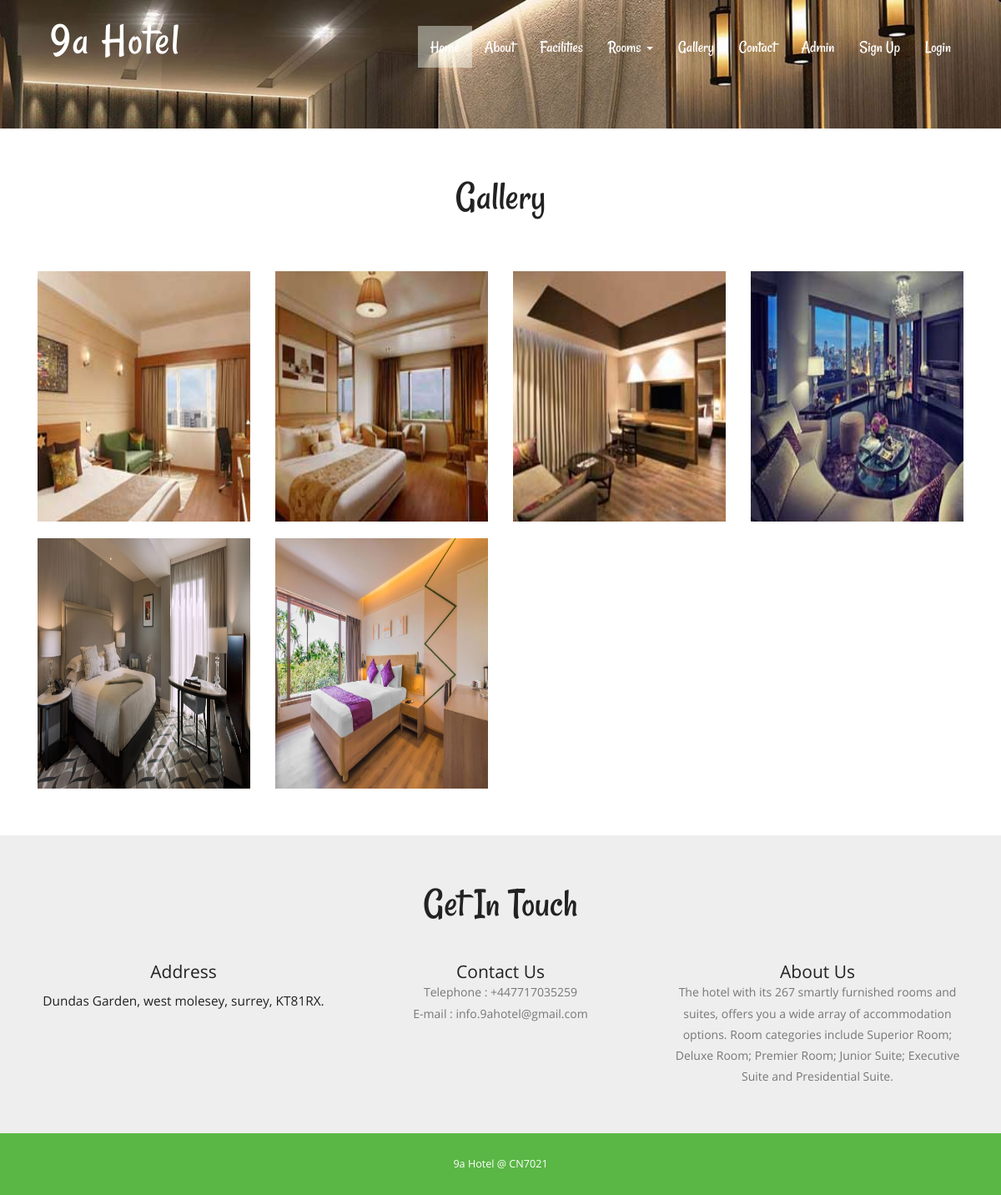
/gallery.php, run on the app's committed database.
### tables this page shows
CREATE TABLE `tblroom` (
  `ID` int(10) NOT NULL,
  `RoomType` int(10) DEFAULT NULL,
  `RoomName` varchar(200) DEFAULT NULL,
  `MaxAdult` int(5) DEFAULT NULL,
  `MaxChild` int(5) DEFAULT NULL,
  `RoomDesc` mediumtext DEFAULT NULL,
  `NoofBed` int(5) DEFAULT NULL,
  `Image` varchar(200) DEFAULT NULL,
  `RoomFacility` varchar(200) DEFAULT NULL,
  `CreationDate` timestamp NULL DEFAULT current_timestamp()
);

CREATE TABLE `tblpage` (
  `ID` int(10) NOT NULL,
  `PageType` varchar(120) DEFAULT NULL,
  `PageTitle` varchar(200) DEFAULT NULL,
  `PageDescription` mediumtext DEFAULT NULL,
  `Email` varchar(120) DEFAULT NULL,
  `MobileNumber` bigint(10) DEFAULT NULL,
  `UpdationDate` timestamp NULL DEFAULT NULL ON UPDATE current_timestamp()
);

### gallery.php (the view, shortened to what this page needs)
<?php
include('includes/dbconnection.php');
?>
<!DOCTYPE HTML>
<html>
<head>
<link href="css/bootstrap.css" rel="stylesheet" type="text/css" media="all">
<link href="css/style.css" rel="stylesheet" type="text/css" media="all" />
<link rel="stylesheet" href="css/lightbox.css">
</head>
<body>
			<div class="header head-top">
				<div class="container">
			<?php include_once('includes/header.php');?>
		</div>
</div>
		<div class="content">
	<div class="gallery-top">
			<div class="container">
				<div class="gallery-info">
					<h2>gallery</h2>
				</div>
				<div class="gallery-grids-top">
					<div class="gallery-grids">
						<?php
$sql="SELECT * from tblroom";
$query = $dbh -> prepare($sql);
$query->execute();
$results=$query->fetchAll(PDO::FETCH_OBJ);
$cnt=1;
if($query->rowCount() > 0)
{
foreach($results as $row)
{               ?>
						<div class="col-md-3 gallery-grid">
							<br />
							<a class="example-image-link" href="admin/images/<?php echo $row->Image;?>" data-lightbox="example-set" data-title=""><img class="example-image" src="admin/images/<?php echo $row->Image;?>" height="300" width="300" alt=""/></a>
						</div><?php $cnt=$cnt+1;}} ?>
						<div class="clearfix"> </div>
					</div>
				</div>
			</div>
	</div>
				<?php include_once('includes/getintouch.php');?>
			</div>
					<?php include_once('includes/footer.php');?>
</body>
</html>

### includes/getintouch.php
<div class="touch-section">
					<div class="container">
						<h3>get in touch</h3>
						<div class="touch-grids">
							<?php
$sql="SELECT * from tblpage where PageType='contactus'";
$query = $dbh -> prepare($sql);
$query->execute();
$results=$query->fetchAll(PDO::FETCH_OBJ);
$cnt=1;
if($query->rowCount() > 0)
{
foreach($results as $row)
{               ?>
							<div class="col-md-4 touch-grid">
								<h4>address</h4>
								<h5><?php  echo htmlentities($row->PageDescription);?></h5>
							</div>
							<div class="col-md-4 touch-grid">
								<h4>Contact Us</h4>
								<p>Telephone : +<?php  echo htmlentities($row->MobileNumber);?></p>
							<p>E-mail : <?php  echo htmlentities($row->Email);?></p>
							</div><?php $cnt=$cnt+1;}} ?>
							<div class="col-md-4 touch-grid">
								<?php
$sql="SELECT * from tblpage where PageType='aboutus'";
$query = $dbh -> prepare($sql);
$query->execute();
$results=$query->fetchAll(PDO::FETCH_OBJ);
$cnt=1;
if($query->rowCount() > 0)
{
foreach($results as $row)
{               ?>
							<h4><?php  echo htmlentities($row->PageTitle);?></h4>
								<p><?php  echo htmlentities($row->PageDescription);?></p>
							</div><?php $cnt=$cnt+1;}} ?>
							<div class="clearfix"></div>
						</div>
					</div>
					</div>

### css/style.css (style rules this page uses)
body a { transition:0.5s all; -webkit-transition:0.5s all; -moz-transition:0.5s all; -o-transition:0.5s all; -ms-transition:0.5s all; }
h1,h2,h3,h4,h5,h6 { padding:0 0; margin:0 0; }
p { padding:0 0; margin:0 0; }
body { padding:0 0; margin:0 0; font-family: 'OpenSans-Regular' }
.header { background:url(../images/banner1.jpg) no-repeat 0px 0px; background-size:cover; -webkit-background-size: cover; -moz-background-size: cover; -o-background-size: cover; -ms-background-size: cover; min-height:764px; padding-bottom: 4em; }
.touch-section { padding: 4em 0; text-align: center; background-color: #eee; }
.touch-grids { margin-top: 3em; }
.touch-grid h4 { font-size: 1.5em; color: #222; text-transform: capitalize; }
.touch-section h3 { font-size: 3.5em; text-transform: capitalize; font-family: 'Rancho-Regular'; color: #222; }
.touch-grid h5 { font-size: 1.1em; padding: 1em 0; color: #222; }
.touch-grid p { font-size: 1em; line-height: 1.8em; color: #777; }
.head-top { min-height: 115px !important; }
.gallery-top { padding: 4em 0; text-align:center; }
.gallery-grids-top { margin-top: 3em ; }
.gallery-info h2 { font-size: 3.5em; text-transform: capitalize; font-family: 'Rancho-Regular'; color: #222; }
.gallery-grid a { display: block; }
.gallery-grid img { width: 100%; }
@media (max-width:1440px) { .header { min-height: 679px; } }
@media (max-width:1366px) { .header { min-height: 652px; } }
@media (max-width:1280px) { .header { min-height: 602px; } }

### css/lightbox.css (style rules this page uses)
body:after { display: none; }

### data on the page
tblroom: Image (picture)
tblroom: Image (picture)
tblroom: Image (picture)
tblroom: Image (picture)
tblroom: Image (picture)
tblroom: Image (picture)
tblpage: PageDescription "Dundas Garden, west molesey, surrey, KT81RX.", MobileNumber "447717035259", Email "info.9ahotel@gmail.com"
tblpage: PageTitle "About Us", PageDescription "The hotel with its 267 smartly furnished rooms and suites, offers you a wide array of accommodation options. Room categories include Superior Room; Deluxe Room; Premier Room; Junior Suite; Executive Suite and Presidential Suite."
